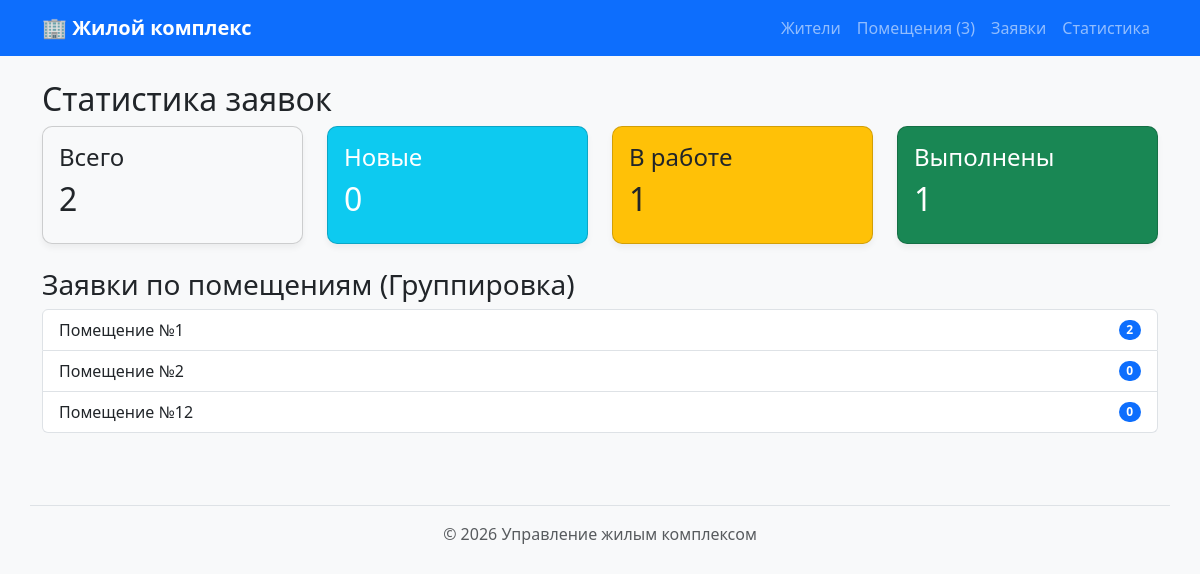
Page /residents/statistics/ on the earlier database version.
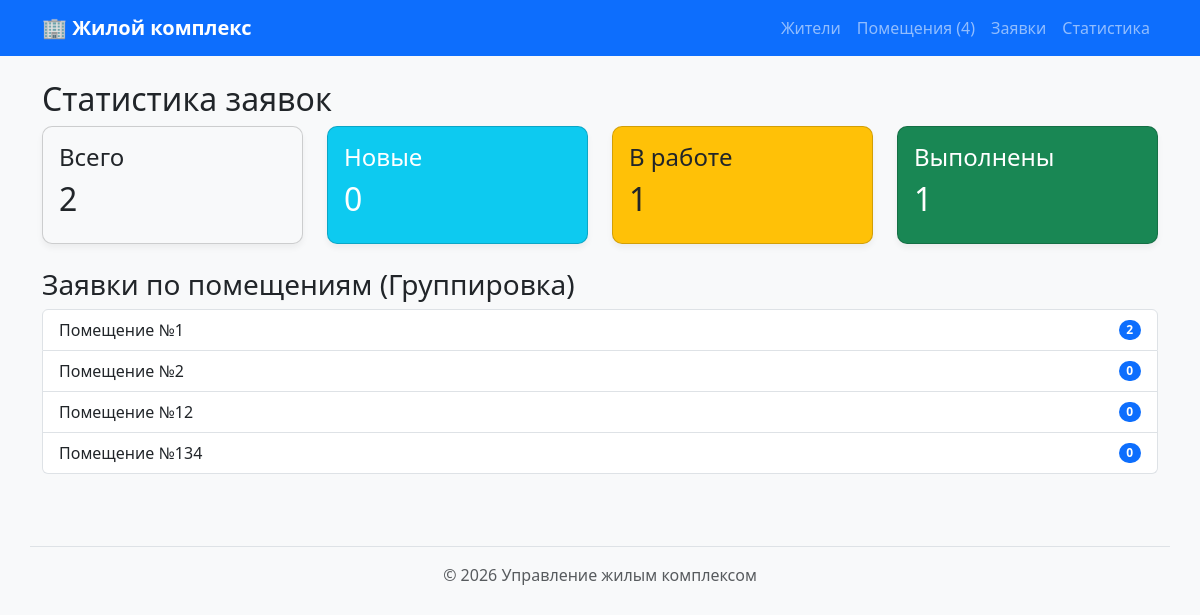
Same page on the later database version.
### premises/models.py (models this page shows, shortened)
class Premise(models.Model):
    number = models.PositiveIntegerField(verbose_name="Номер помещения")
    premise_type = models.CharField(max_length=50, verbose_name="Тип")
    area = models.FloatField(verbose_name="Площадь")
    slug = models.SlugField(
        max_length=180,
        unique=True,
        blank=True,
        editable=False,
        verbose_name="URL-идентификатор"
    )
    is_large = models.GeneratedField(
        expression=Case(
            When(area__gte=100.0, then=Value(True)),
            default=Value(False),
            output_field=models.BooleanField(),
        ),
        output_field=models.BooleanField(),
        db_persist=True,
        verbose_name="Большое помещение (от 100 кв.м)"
    )
    class Meta:
        ordering = ["number"]
        verbose_name = "Помещение"
        verbose_name_plural = "Помещения"

### residents/views.py (the view)
# urls.py: path("statistics/", views.statistics, name="statistics"),
def statistics(request):
    total_requests = Request.objects.count()
    new_requests = Request.objects.filter(status=Request.Status.NEW).count()
    in_progress = Request.objects.filter(status=Request.Status.IN_PROGRESS).count()
    completed = Request.objects.filter(status=Request.Status.COMPLETED).count()
    premise_stats = Premise.objects.annotate(req_count=Count('requests')).order_by('-req_count')
    context = {
        'total_requests': total_requests,
        'new_requests': new_requests,
        'in_progress': in_progress,
        'completed': completed,
        'premise_stats': premise_stats,
    }
    return render(request, 'residents/statistics.html', context)

### premises/context_processors.py (called while the page is built)
def premise_context(request):
    return {
        "site_name": "Жилой комплекс",
        "premises_count": Premise.objects.count(),
    }

### residents/templates/residents/statistics.html (shortened to what this page needs)
{% extends "base.html" %}
{% block content %}
<h2>Статистика заявок</h2>
<div class="row mb-4">
    <div class="col-md-3"><div class="card p-3 bg-light"><h4>Всего</h4><h2>{{ total_requests }}</h2></div></div>
    <div class="col-md-3"><div class="card p-3 bg-info text-white"><h4>Новые</h4><h2>{{ new_requests }}</h2></div></div>
    <div class="col-md-3"><div class="card p-3 bg-warning text-dark"><h4>В работе</h4><h2>{{ in_progress }}</h2></div></div>
    <div class="col-md-3"><div class="card p-3 bg-success text-white"><h4>Выполнены</h4><h2>{{ completed }}</h2></div></div>
</div>
<h3>Заявки по помещениям (Группировка)</h3>
<ul class="list-group">
    {% for p in premise_stats %}
    <li class="list-group-item d-flex justify-content-between align-items-center">
        Помещение №{{ p.number }}
        <span class="badge bg-primary rounded-pill">{{ p.req_count }}</span>
    </li>
    {% endfor %}
</ul>
{% endblock %}

Differences in the rows shown:
added Premise: number "134", req_count "0"
Other differences:
{{ premises_count }}: "3" → "4"
